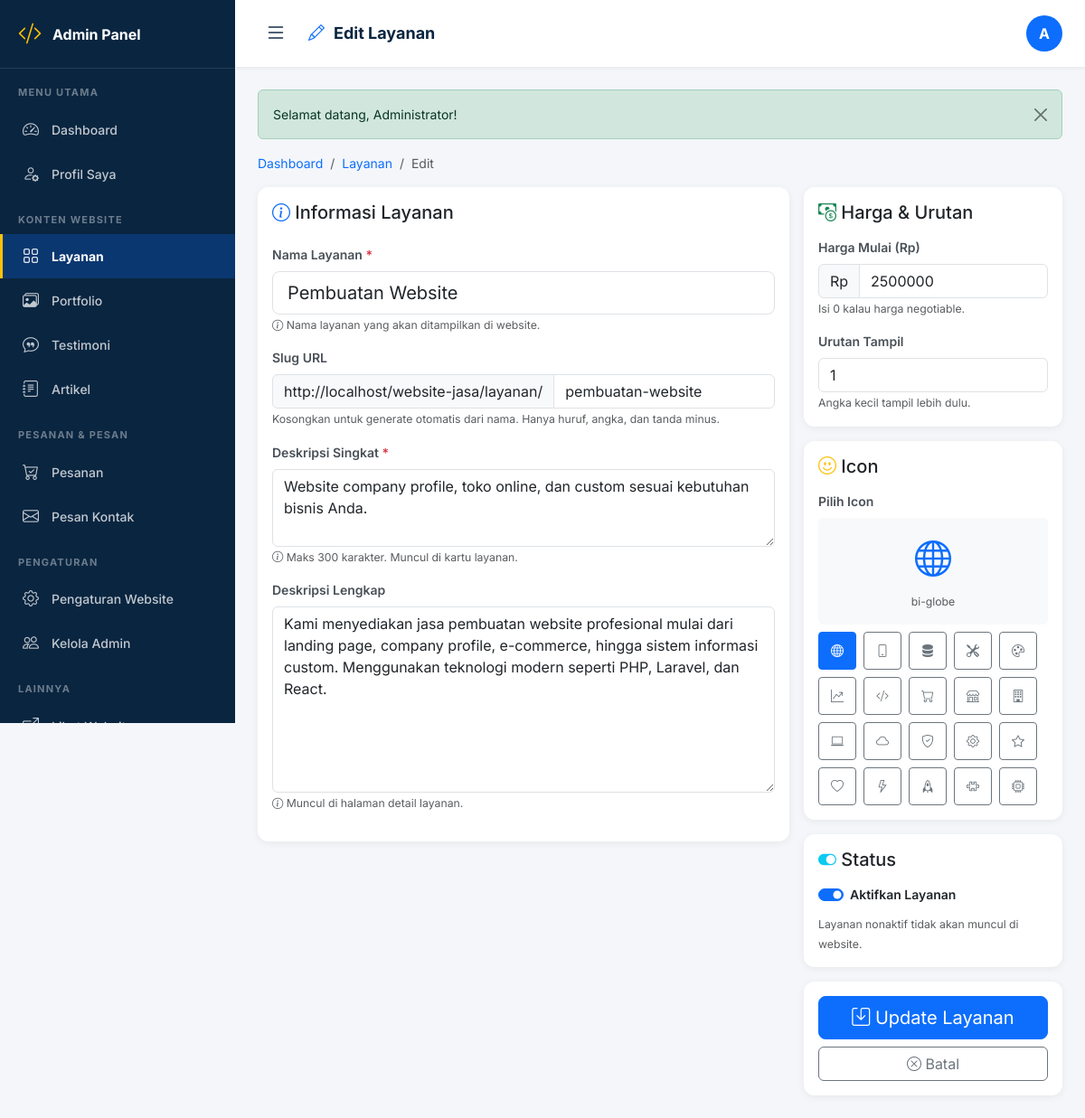
The app's page /admin/layanan_form.php?id=1 (signed in) with its own data.
### tables this page shows
CREATE TABLE layanan (
  id INT AUTO_INCREMENT PRIMARY KEY,
  nama VARCHAR(100) NOT NULL,
  slug VARCHAR(120) NOT NULL UNIQUE,
  deskripsi_singkat TEXT,
  deskripsi_lengkap LONGTEXT,
  harga_mulai INT DEFAULT 0,
  icon VARCHAR(50) DEFAULT 'bi-code-slash',
  gambar VARCHAR(255) DEFAULT NULL,
  urutan INT DEFAULT 0,
  status ENUM('aktif','nonaktif') DEFAULT 'aktif',
  created_at TIMESTAMP DEFAULT CURRENT_TIMESTAMP
);

### admin/layanan_form.php (the view, shortened to what this page needs)
<?php
require_once '../config/koneksi.php';
require_once '../config/fungsi.php';
require_once 'includes/header.php';
$id = isset($_GET['id']) ? (int)$_GET['id'] : 0;
$mode = $id > 0 ? 'edit' : 'tambah';
$data = [
    'nama' => '',
    'slug' => '',
    'deskripsi_singkat' => '',
    'deskripsi_lengkap' => '',
    'harga_mulai' => 0,
    'icon' => 'bi-code-slash',
    'gambar' => '',
    'urutan' => 0,
    'status' => 'aktif',
];
if ($mode === 'edit') {
    $stmt = $koneksi->prepare("SELECT * FROM layanan WHERE id = ? LIMIT 1");
    $stmt->bind_param('i', $id);
    $stmt->execute();
    $result = $stmt->get_result();
    $data = $result->fetch_assoc();
}
$icons = [
    'bi-globe', 'bi-phone', 'bi-server', 'bi-tools', 'bi-palette',
    'bi-graph-up-arrow', 'bi-code-slash', 'bi-cart', 'bi-shop', 'bi-building',
    'bi-laptop', 'bi-cloud', 'bi-shield-check', 'bi-gear', 'bi-star',
    'bi-heart', 'bi-lightning', 'bi-rocket', 'bi-puzzle', 'bi-cpu'
];
?>
<div class="topbar">
    <div class="d-flex align-items-center gap-3">
        <button class="sidebar-toggle" id="sidebarToggle">
            <i class="bi bi-list"></i>
        </button>
        <h1 class="page-title">
            <i class="bi bi-<?= $mode === 'edit' ? 'pencil' : 'plus-circle' ?> text-primary"></i>
            <?= $mode === 'edit' ? 'Edit Layanan' : 'Tambah Layanan' ?>
        </h1>
    </div>
    <div class="user-info">
        <div class="avatar"><?= strtoupper(substr($_SESSION['admin_nama'], 0, 1)) ?></div>
    </div>
</div>
<div class="content-area">
    <nav aria-label="breadcrumb" class="mb-3">
        <ol class="breadcrumb mb-0 small">
            <li class="breadcrumb-item"><a href="dashboard.php">Dashboard</a></li>
            <li class="breadcrumb-item"><a href="layanan.php">Layanan</a></li>
            <li class="breadcrumb-item active"><?= $mode === 'edit' ? 'Edit' : 'Tambah' ?></li>
        </ol>
    </nav>
    <form action="layanan_simpan.php" method="POST" id="formLayanan">
        <div class="row g-3">
            <div class="col-lg-8">
                <div class="card stat-card">
                    <div class="card-body">
                        <h5 class="mb-4">
                            <i class="bi bi-info-circle text-primary"></i> Informasi Layanan
                        </h5>
                        <div class="mb-3">
                            <label class="form-label fw-semibold">
                                Nama Layanan <span class="text-danger">*</span>
                            </label>
                            <input type="text"
                                   name="nama"
                                   id="nama"
                                   class="form-control form-control-lg"
                                   placeholder="Contoh: Pembuatan Website"
                                   value="<?= htmlspecialchars($data['nama']) ?>"
                                   required maxlength="100"
                                   onkeyup="generateSlug()">
                            <small class="text-muted">
                                <i class="bi bi-info-circle"></i> Nama layanan yang akan ditampilkan di website.
                            </small>
                        </div>
                        <div class="mb-3">
                            <label class="form-label fw-semibold">Slug URL</label>
                            <div class="input-group">
                                <span class="input-group-text small">
                                    <?= BASE_URL ?>layanan/
                                </span>
                                <input type="text"
                                       name="slug"
                                       id="slug"
                                       class="form-control"
                                       placeholder="pembuatan-website"
                                       value="<?= htmlspecialchars($data['slug']) ?>"
                                       maxlength="120">
                            </div>
                            <small class="text-muted">
                                Kosongkan untuk generate otomatis dari nama. Hanya huruf, angka, dan tanda minus.
                            </small>
                        </div>
                        <div class="mb-3">
                            <label class="form-label fw-semibold">
                                Deskripsi Singkat <span class="text-danger">*</span>
                            </label>
                            <textarea name="deskripsi_singkat"
                                      class="form-control"
                                      rows="3"
                                      placeholder="Deskripsi singkat untuk card di halaman depan..."
                                      required maxlength="300"><?= htmlspecialchars($data['deskripsi_singkat']) ?></textarea>
                            <small class="text-muted">
                                <i class="bi bi-info-circle"></i> Maks 300 karakter. Muncul di kartu layanan.
                            </small>
                        </div>
                        <div class="mb-3">
                            <label class="form-label fw-semibold">Deskripsi Lengkap</label>
                            <textarea name="deskripsi_lengkap"
                                      class="form-control"
                                      rows="8"
                                      placeholder="Penjelasan detail layanan, fitur, keunggulan..."><?= htmlspecialchars($data['deskripsi_lengkap']) ?></textarea>
                            <small class="text-muted">
                                <i class="bi bi-info-circle"></i> Muncul di halaman detail layanan.
                            </small>
                        </div>
                    </div>
                </div>
            </div>
            <div class="col-lg-4">
                <div class="card stat-card mb-3">
                    <div class="card-body">
                        <h5 class="mb-3">
                            <i class="bi bi-cash-coin text-success"></i> Harga & Urutan
                        </h5>
                        <div class="mb-3">
                            <label class="form-label fw-semibold">Harga Mulai (Rp)</label>
                            <div class="input-group">
                                <span class="input-group-text">Rp</span>
                                <input type="number"
                                       name="harga_mulai"
                                       class="form-control"
                                       value="<?= (int)$data['harga_mulai'] ?>"
                                       min="0" step="50000"
                                       placeholder="2500000">
                            </div>
                            <small class="text-muted">Isi 0 kalau harga negotiable.</small>
                        </div>
                        <div class="mb-0">
                            <label class="form-label fw-semibold">Urutan Tampil</label>
                            <input type="number"
                                   name="urutan"
                                   class="form-control"
                                   value="<?= (int)$data['urutan'] ?>"
                                   min="0" max="999">
                            <small class="text-muted">Angka kecil tampil lebih dulu.</small>
                        </div>
                    </div>
                </div>
                <div class="card stat-card mb-3">
                    <div class="card-body">
                        <h5 class="mb-3">
                            <i class="bi bi-emoji-smile text-warning"></i> Icon
                        </h5>
                        <label class="form-label fw-semibold">Pilih Icon</label>
                        <div class="mb-2 text-center p-3 bg-light rounded">
                            <i class="bi <?= htmlspecialchars($data['icon']) ?>"
                               id="iconPreview"
                               style="font-size: 40px; color: #0D6EFD;"></i>
                            <div class="small text-muted mt-2" id="iconName">
                                <?= htmlspecialchars($data['icon']) ?>
                            </div>
                        </div>
                        <div class="d-flex flex-wrap gap-2" id="iconGrid">
                            <?php foreach ($icons as $ic): ?>
                                <button type="button"
                                        class="btn btn-sm btn-outline-secondary icon-btn"
                                        data-icon="<?= $ic ?>"
                                        style="width: 42px; height: 42px; padding: 0;">
                                    <i class="bi <?= $ic ?>"></i>
                                </button>
                            <?php endforeach; ?>
                        </div>
                    </div>
                </div>
                <div class="card stat-card mb-3">
                    <div class="card-body">
                        <h5 class="mb-3">
                            <i class="bi bi-toggle-on text-info"></i> Status
                        </h5>
                        <div class="form-check form-switch mb-2">
                            <input class="form-check-input"
                                   type="checkbox"
                                   name="status"
                                   id="status"
                                   value="aktif"
                                   <?= $data['status'] === 'aktif' ? 'checked' : '' ?>>
                            <label class="form-check-label fw-semibold" for="status">
                                Aktifkan Layanan
                            </label>
                        </div>
                        <small class="text-muted">
                            Layanan nonaktif tidak akan muncul di website.
                        </small>
                    </div>
                </div>
                <div class="card stat-card">
                    <div class="card-body">
                        <div class="d-grid gap-2">
                            <button type="submit" class="btn btn-primary btn-lg">
                                <i class="bi bi-save"></i>
                                <?= $mode === 'edit' ? 'Update Layanan' : 'Simpan Layanan' ?>
                            </button>
                            <a href="layanan.php" class="btn btn-outline-secondary">
                                <i class="bi bi-x-circle"></i> Batal
                            </a>
                        </div>
                    </div>
                </div>
            </div>
        </div>
    </form>
</div>
<?php require_once 'includes/footer.php'; ?>

### admin/includes/header.php (style rules this page uses)
:root { --sidebar-width: 260px; --sidebar-collapsed: 72px; --primary: #0D6EFD; --dark: #0A2540; --dark-hover: #0d2f52; }
* { box-sizing: border-box; }
body { background: #f4f6f9; font-family: 'Inter', -apple-system, BlinkMacSystemFont, 'Segoe UI', sans-serif; font-size: 14px; min-height: 100vh; margin: 0; transition: padding-left 0.3s ease; -webkit-font-smoothing: antialiased; -moz-osx-font-smoothing: grayscale; }
.topbar { background: #fff; padding: 15px 25px; box-shadow: 0 2px 4px rgba(0,0,0,0.05); display: flex; justify-content: space-between; align-items: center; position: sticky; top: 0; z-index: 1030; transition: all 0.3s; }
.topbar .page-title { font-size: 18px; font-weight: 700; margin: 0; display: flex; align-items: center; gap: 10px; color: var(--dark); }
.topbar .user-info { display: flex; align-items: center; gap: 12px; }
.topbar .user-info .avatar { width: 40px; height: 40px; border-radius: 50%; background: var(--primary); color: #fff; display: flex; align-items: center; justify-content: center; font-weight: 700; font-size: 16px; }
.sidebar-toggle { background: none; border: none; font-size: 24px; color: var(--dark); padding: 4px 8px; cursor: pointer; border-radius: 6px; transition: all 0.2s; display: inline-flex; align-items: center; justify-content: center; }
.content-area { padding: 25px; }
.stat-card { border: none; border-radius: 12px; box-shadow: 0 2px 8px rgba(0,0,0,0.06); transition: all 0.2s; }
.form-label { font-size: 14px; color: #495057; font-weight: 600; }
.breadcrumb { background: transparent; padding: 0; margin: 0; }
.breadcrumb a { color: #0D6EFD; text-decoration: none; }

### records on screen
layanan: nama "Pembuatan Website", slug "pembuatan-website", deskripsi_singkat "Website company profile, toko online, dan custom sesuai kebutuhan bisnis Anda.", deskripsi_lengkap "Kami menyediakan jasa pembuatan website profesional mulai dari landing page, company profile, e-commerce, hingga sistem informasi custom. Menggunakan teknologi modern seperti PHP, Laravel, dan React.", harga_mulai "2500000", urutan "1", icon "bi-globe", status "☑"

### other values on screen
substr($_SESSION['admin_nama'], 0, 1) "A"
$f['pesan'] "Selamat datang, Administrator!"
BASE_URL "http://localhost/website-jasa/"
